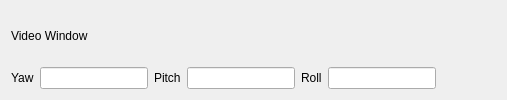
        <widget class="QWidget" name="tab_rgb">
         <attribute name="title">
          <string>RGB/HeadPose</string>
         </attribute>
         <layout class="QHBoxLayout" name="horizontalLayout_4">
          <item>
           <layout class="QGridLayout" name="gridLayout_13">
            <item row="1" column="0">
             <layout class="QGridLayout" name="gridLayout_4">
              <item row="0" column="1">
               <widget class="QLineEdit" name="le_joint_yaw">
                <property name="readOnly">
                 <bool>true</bool>
                </property>
               </widget>
              </item>
              <item row="0" column="5">
               <widget class="QLineEdit" name="le_joint_roll">
                <property name="readOnly">
                 <bool>true</bool>
                </property>
               </widget>
              </item>
              <item row="0" column="4">
               <widget class="QLabel" name="label_12">
                <property name="text">
                 <string>Roll</string>
                </property>
               </widget>
              </item>
              <item row="0" column="0">
               <widget class="QLabel" name="label_9">
                <property name="text">
                 <string>Yaw</string>
                </property>
               </widget>
              </item>
              <item row="0" column="3">
               <widget class="QLineEdit" name="le_joint_pitch">
                <property name="readOnly">
                 <bool>true</bool>
                </property>
               </widget>
              </item>
              <item row="0" column="2">
               <widget class="QLabel" name="label_72">
                <property name="text">
                 <string>Pitch</string>
                </property>
               </widget>
              </item>
              <item row="0" column="6">
               <spacer name="horizontalSpacer">
                <property name="orientation">
                 <enum>Qt::Horizontal</enum>
                </property>
                <property name="sizeHint" stdset="0">
                 <size>
                  <width>40</width>
                  <height>20</height>
                 </size>
                </property>
               </spacer>
              </item>
             </layout>
            </item>
            <item row="0" column="1">
             <spacer name="verticalSpacer">
              <property name="orientation">
               <enum>Qt::Vertical</enum>
              </property>
              <property name="sizeHint" stdset="0">
               <size>
                <width>20</width>
                <height>40</height>
               </size>
              </property>
             </spacer>
            </item>
            <item row="0" column="0">
             <widget class="QLabel" name="ql_kinectv2_rgb">
              <property name="frameShadow">
               <enum>QFrame::Plain</enum>
              </property>
              <property name="text">
               <string>Video Window</string>
              </property>
             </widget>
            </item>
           </layout>
          </item>
         </layout>
        </widget>
